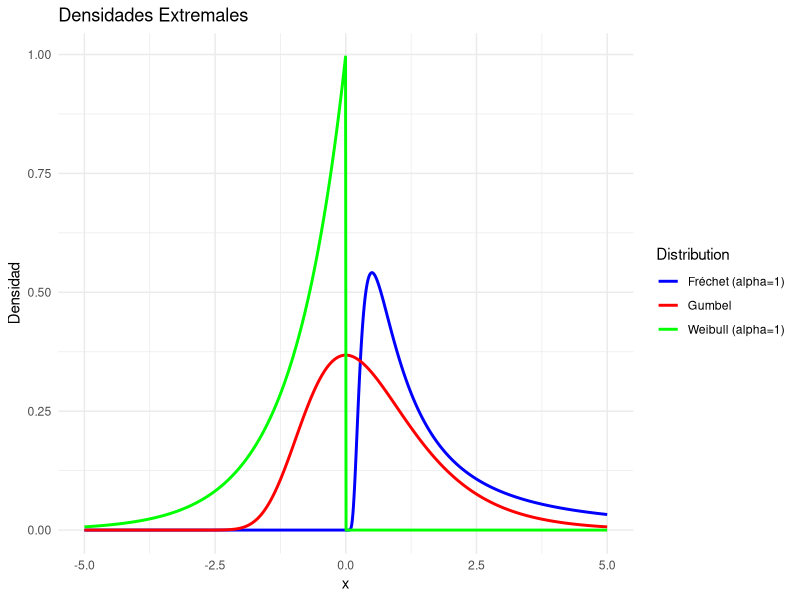
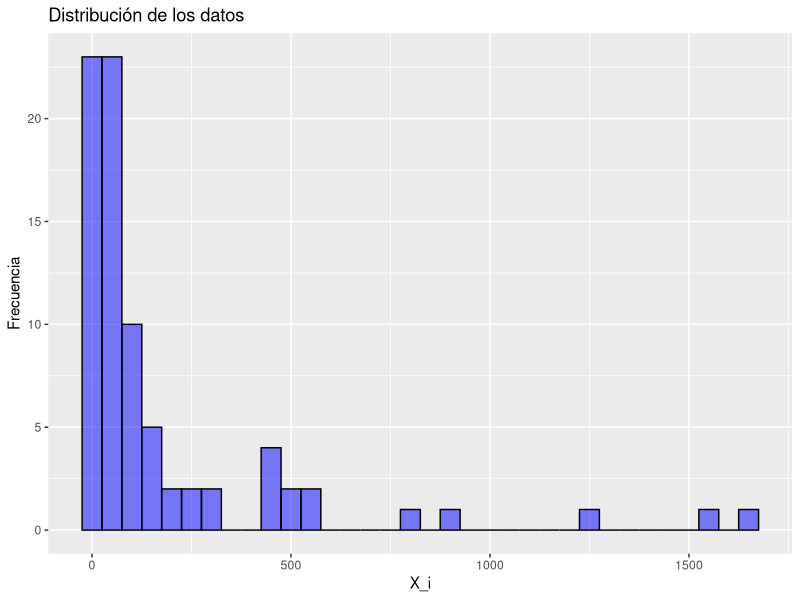
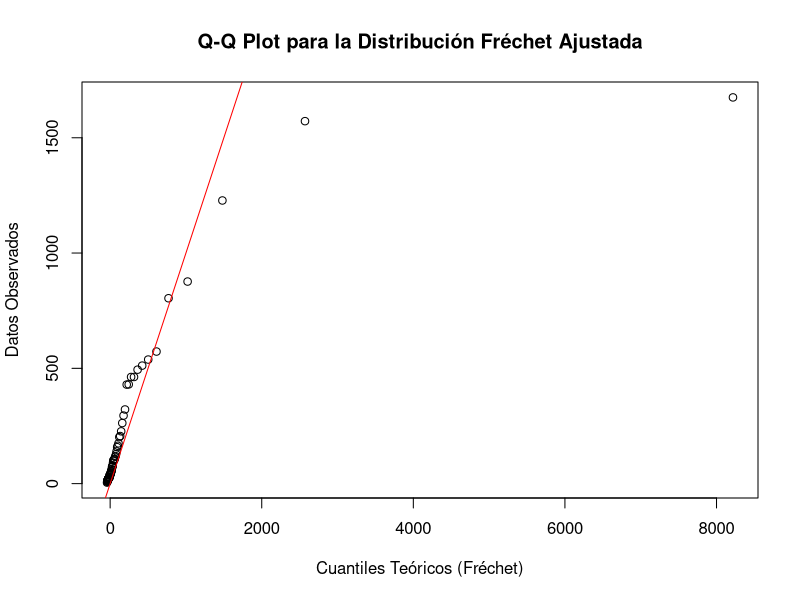
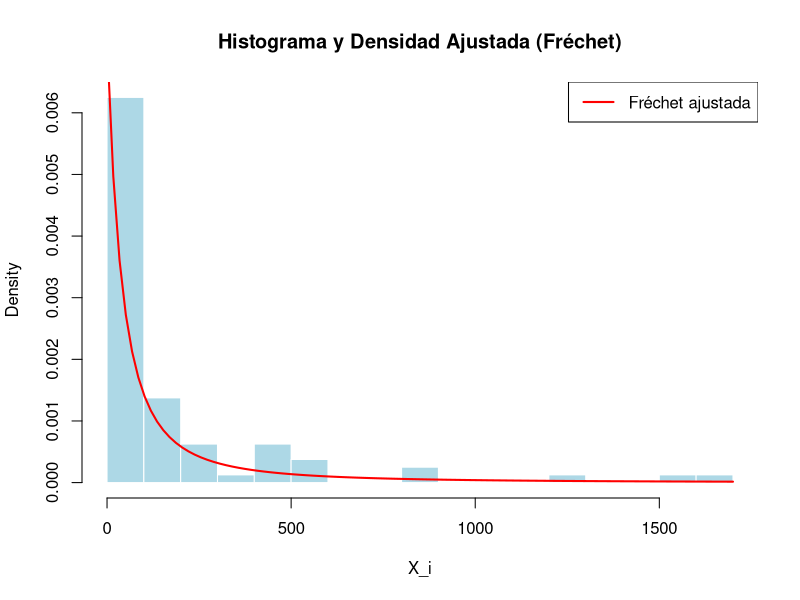
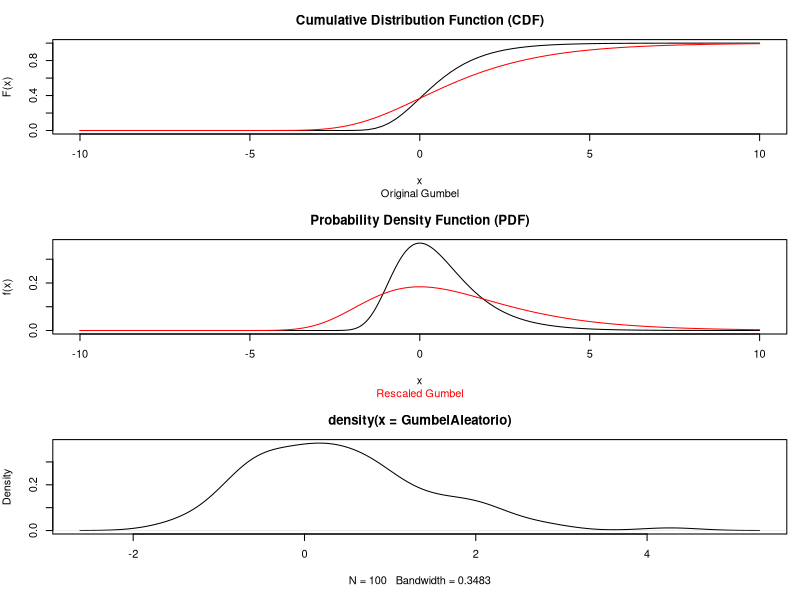
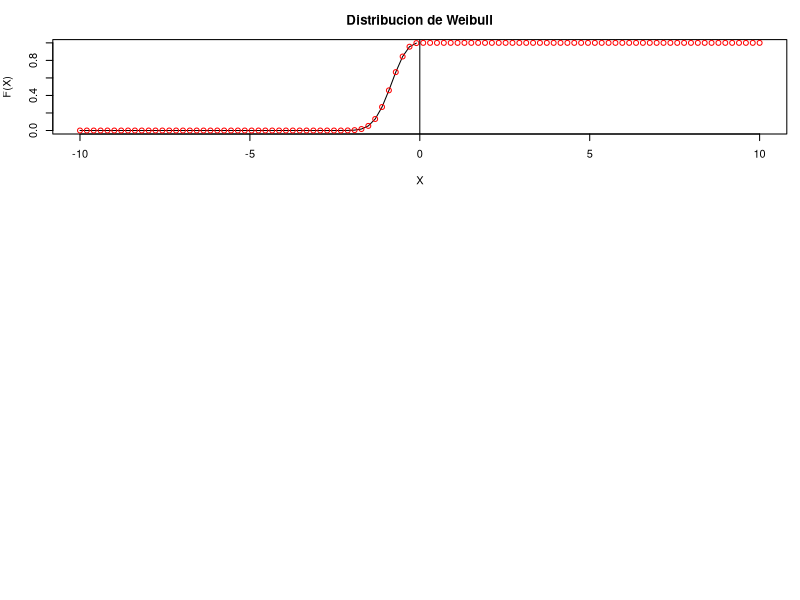
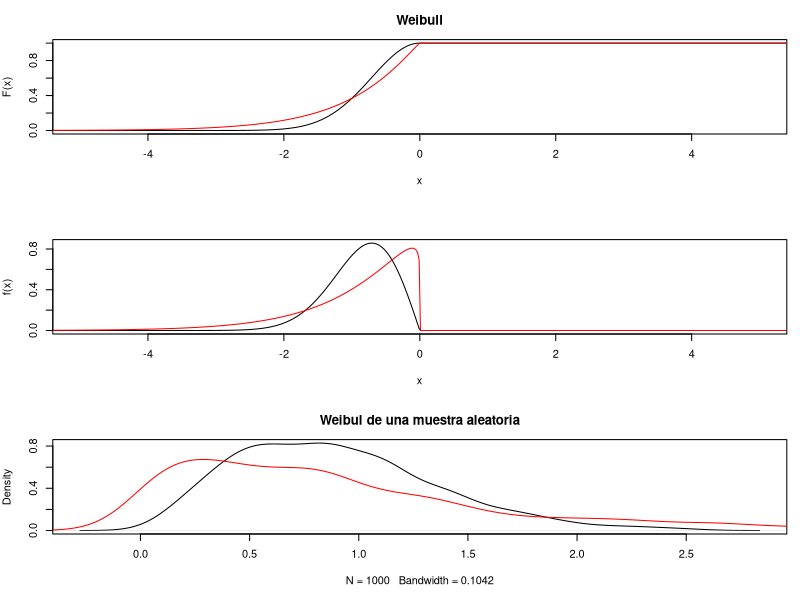
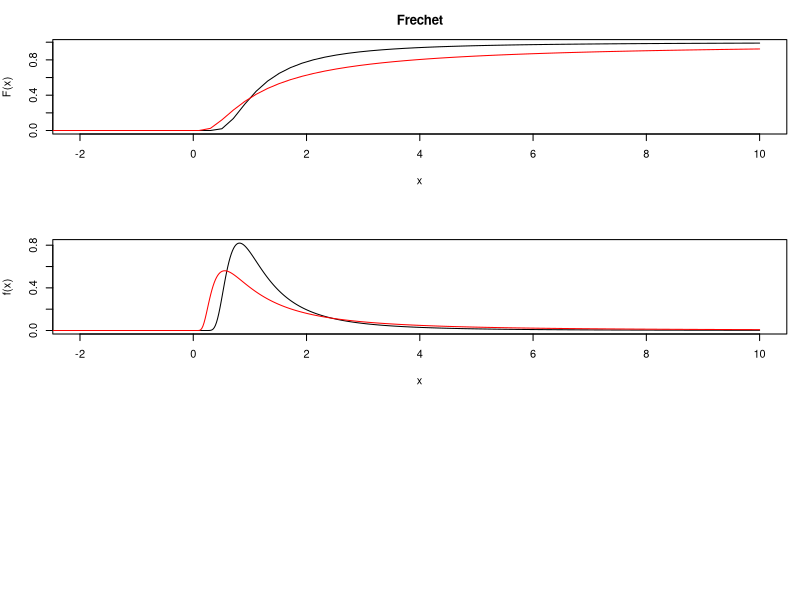

Recreate these plots in R, in order.
## ---- chunk 1
library(evd)
library(ggplot2)
## ---- chunk 2
# Load necessary package
library(ggplot2)

# Define the range of x values, ensuring negative values are included
x_gumbel <- seq(-5, 5, length.out = 1000)
x_weibull <- seq(-5, 5, length.out = 1000)  
x_frechet <- seq(-5, 5, length.out = 1000)  # Extended to include negative values

# Define the PDFs based on given formulas
gumbel_pdf <- function(x) exp(-x) * exp(-exp(-x))
weibull_pdf <- function(x, alpha = 1) ifelse(x < 0, alpha * (-x)^(alpha - 1) * exp(-(-x)^alpha), 0)
frechet_pdf <- function(x, alpha = 1) ifelse(x > 0, alpha * x^(-alpha - 1) * exp(-x^(-alpha)), 0)  # Explicitly defined for x ≤ 0

# Compute PDFs
gumbel_vals <- gumbel_pdf(x_gumbel)
weibull_vals <- weibull_pdf(x_weibull, alpha = 1)  # Order 1
frechet_vals <- frechet_pdf(x_frechet, alpha = 1)  # Order 1

# Create data frames for ggplot
df_gumbel <- data.frame(x = x_gumbel, y = gumbel_vals, Distribution = "Gumbel")
df_weibull <- data.frame(x = x_weibull, y = weibull_vals, Distribution = "Weibull (alpha=1)")
df_frechet <- data.frame(x = x_frechet, y = frechet_vals, Distribution = "Fréchet (alpha=1)")

# Combine all data
df <- rbind(df_gumbel, df_weibull, df_frechet)

# Plot using ggplot2
ggplot(df, aes(x, y, color = Distribution)) +
  geom_line(size = 1) +
  labs(title = "Densidades Extremales",
       x = "x", y = "Densidad") +
  theme_minimal() +
  scale_color_manual(values = c("blue", "red", "green"))
## ---- chunk 3
# Fijar semilla para reproducibilidad
set.seed(123)

# Definir parámetros
mu <- 0       # Centro
beta <- 1     # Escala
gamma <- 0.5772156649  # Constante de Euler-Mascheroni

# Número de simulaciones
n <- 1000

# Generar 1000 valores de una variable uniforme en (0,1)
U <- runif(n)

# Simular la variable Gumbel con parámetros (mu, beta)
X_gumbel <- mu - beta * log(-log(U))

# Calcular estadísticas
esperanza <- mu + beta * gamma
moda <- mu
mediana_teorica <- mu - beta * log(log(2))
desviacion_std_teorica <- beta * pi / sqrt(6)

# Calcular estadísticas empíricas
promedio_empirico <- mean(X_gumbel)
desviacion_std_empirica <- sd(X_gumbel)
mediana_empirica <- median(X_gumbel)
## ---- chunk 4
# Mostrar resultados teóricos
cat("----- Resultados teóricos: ----- \n")
cat("Esperanza teórica:", esperanza, "\n")
cat("Moda teórica:", moda, "\n")
cat("Mediana teórica:", mediana_teorica, "\n")
cat("Desviación estándar teórica:", desviacion_std_teorica, "\n\n")

# Mostrar resultados empíricos
cat("----- Resultados empíricos (simulación con n =", n, "): -----\n")
cat("Promedio empírico:", promedio_empirico, "\n")
cat("Desviación estándar empírica:", desviacion_std_empirica, "\n")
cat("Mediana empírica:", mediana_empirica, "\n")
## ---- chunk 5
data <- data.frame(
#  i = 1:80,
  X_i = c(430.3, 115.7, 4.48, 26.95, 72.27, 206.4, 22.79, 25.03, 226.8, 11.1,
        1572, 100, 104.5, 37.1, 20.22, 106.9, 47.2, 62.82, 39.3, 18.52,
        41.47, 429.5, 1228, 127.6, 9.93, 90.4, 201.7, 295.1, 20.62, 20.58,
        13.27, 538.1, 804, 321.6, 16.11, 22.05, 100.2, 40.76, 262.7, 19.32,
        7.79, 58.02, 28.02, 18.38, 13.12, 572.8, 44.46, 40.72, 25.07, 24.07,
        511.8, 38.12, 15.86, 75.48, 24.09, 119.4, 174.7, 104.7, 140, 79.67,
        158, 25.46, 462.5, 35.53, 876.4, 462.5, 53.47, 23.59, 38.77, 494.2,
        164.2, 52.06, 54.13, 15.53, 29, 14.35, 1675, 15.01, 72.07, 22.99))
## ---- chunk 6
print("Primeros 6 datos:")
head(data)
## ---- chunk 7
print('Cálculo de estadísticos básicos')
summary(data$X_i)
## ---- chunk 8
# Cargar librería necesaria para el Runs Test
library(tseries)  

# Crear una secuencia de diferencias consecutivas
differences <- diff(data$X_i)

# Convertir en una secuencia de signos (+1 si aumenta, -1 si disminuye)
runs_sequence <- ifelse(differences > 0, 1, -1)

# Aplicar Runs Test correctamente
runs_test_result <- runs.test(as.factor(runs_sequence))
print(runs_test_result)
## ---- chunk 9
# Asegurar que data$Xi sea un vector numérico
data$X_i <- as.numeric(data$X_i)

# Test de correlación de Spearman (comparando con los índices)
spearman_test_result <- cor.test(data$X_i, seq_along(data$X_i), method = "spearman")

# Mostrar resultado
print(spearman_test_result)
## ---- chunk 10
# Histograma de los datos
ggplot(data, aes(x = X_i)) +
  geom_histogram(binwidth = 50, fill = "blue", alpha = 0.5, color = "black") +
  labs(title = "Distribución de los datos", x = "X_i", y = "Frecuencia")
## ---- chunk 11
# Parámetros del libro
loc_libro <- -6.5    # μ
scale_libro <- 44     # β
shape_libro <- 1.04   # α (parámetro de forma positivo, Fréchet)

# Cálculo de la probabilidad de exceder el valor 50
prob_excede_50 <- 1 - pgev(50, loc = loc_libro, scale = scale_libro, shape = shape_libro)

# Mostrar la probabilidad de excedencia
print(paste("Probabilidad de excedencia del nivel 50:", round(prob_excede_50, 4)))

## ---- chunk 12
# Proporción empírica de excedencia del nivel 50
prop_empirica <- mean(data$X_i > 50)
print(paste("Proporción empírica de excedencia del nivel 50:", round(prop_empirica, 4)))

# Intervalo de confianza para la proporción empírica
prop_ci <- prop.test(sum(data$X_i > 50), length(data$X_i))$conf.int
print(paste("Intervalo de confianza al 95%:", round(prop_ci[1], 3), "-", round(prop_ci[2], 3)))
## ---- chunk 13
print(paste("Probabilidad de excedencia del nivel 50:", round(prob_excede_50, 4)))

## ---- chunk 14
# Parámetros del libro
loc_libro <- -6.5    # μ
scale_libro <- 44     # β
shape_libro <- 1.04   # α (parámetro de forma positivo, Fréchet)

# Cálculo de la probabilidad de exceder el valor 50
prob_excede_50 <- 1 - pgev(50, loc = loc_libro, scale = scale_libro, shape = shape_libro)
print(paste("Probabilidad de excedencia del nivel 50:", round(prob_excede_50, 4)))

## ---- chunk 15
# Parámetros del libro
loc_libro <- -6.5    # μ
scale_libro <- 44     # β
shape_libro <- 1.04   # α (parámetro de forma positivo, Fréchet)

# Definir intervalos usando los quintiles empíricos
breaks <- quantile(data$X_i, probs = seq(0, 1, length.out = 6))  # 5 intervalos

# Calcular las frecuencias observadas en cada intervalo
observed_counts <- hist(data$X_i, breaks = breaks, plot = FALSE)$counts

# Calcular las probabilidades teóricas en cada intervalo usando la distribución Fréchet ajustada
probs <- diff(pgev(breaks, loc = loc_libro, scale = scale_libro, shape = shape_libro))

# Convertir probabilidades en frecuencias esperadas
expected_counts <- probs * length(data$X_i)

# Realizar el test de ajuste Chi-cuadrado
chi_sq_test <- chisq.test(observed_counts, p = probs, rescale.p = TRUE)

# Mostrar los resultados del test
print("Resultados del test Chi-cuadrado con los parámetros del libro:")
print(chi_sq_test)
## ---- chunk 16
# Comparar gráficamente con un Q-Q plot
theoretical_quantiles <- qgev(ppoints(length(data$X_i)), 
                              loc = loc_libro, 
                              scale = scale_libro, 
                              shape = shape_libro)

# Gráfico Q-Q
qqplot(theoretical_quantiles, sort(data$X_i), 
       main = "Q-Q Plot para la Distribución Fréchet Ajustada",
       xlab = "Cuantiles Teóricos (Fréchet)",
       ylab = "Datos Observados")
abline(0, 1, col = "red")
## ---- chunk 17
# Histograma con la curva de densidad ajustada
hist(data$X_i, breaks = 20, prob = TRUE, main = "Histograma y Densidad Ajustada (Fréchet)",
     xlab = "X_i", col = "lightblue", border = "white")
curve(dgev(x, loc = loc_libro, scale = scale_libro, shape = shape_libro), 
      add = TRUE, col = "red", lwd = 2)
legend("topright", legend = "Fréchet ajustada", col = "red", lwd = 2)

## ---- chunk 18
# Define the sequence of x values
x_aux <- seq(-10, 10, length = 1000)

# Set up the plotting layout
par(mfrow = c(3, 1), mar = c(5, 4, 3, 1))

# Plot the cumulative distribution function (CDF) of the Gumbel distribution
plot(seq(-10, 10, length = 100), pgumbel(q = seq(-10, 10, length = 100), loc = 0, scale = 1), 
     xlim = c(-10, 10), type = "l", ylab = "F(x)", xlab = "x", main = "Cumulative Distribution Function (CDF)")
lines(seq(-10, 10, length = 100), pgumbel(q = seq(-10, 10, length = 100), loc = 0, scale = 2), col = "red")
title(main ="", sub = "Original Gumbel")

# Plot the probability density function (PDF) of the Gumbel distribution
plot(x_aux, dgumbel(x = x_aux, loc = 0, scale = 1, log = FALSE), xlim = c(-10, 10), type = "l", 
     ylab = "f(x)", xlab = "x", main = "Probability Density Function (PDF)")
lines(x_aux, dgumbel(x = x_aux, loc = 0, scale = 2, log = FALSE), col = "red")
title(main = "")

# Add subtitles to each plot
title(main = "", sub = "Rescaled Gumbel", col.main = "red", col.sub = "red")
## ---- chunk 19
# Podemos simular 100 datos aleatorios de una distribución Gumbel
GumbelAleatorio<-rgumbel(100)
plot(density(GumbelAleatorio))
## ---- chunk 20
-digamma(1) # Constante de Euler-Mascheroni
## ---- chunk 21
mean(rgumbel(1000))
## ---- chunk 22
sd(rgumbel(1000))
## ---- chunk 23
x_aux<-seq(-10, 10, length=100)
alpha<- 2.6 # definimos un alfa cualquiera (>0)
plot(x_aux, exp(-(-x_aux)^alpha), type="l", log="", ylab="F(X)", xlab="X", main="Distribucion de Weibull") # recordemos que la definimos para X<0, luego vale 1
points(x_aux, 1-pweibull(-x_aux, shape=alpha, scale=1), col="red")
abline(v=0)
## ---- chunk 24
#Veamos ahora la forma de un par de distribuciones cambiando el parámetro de orden (α
#), que en la función pweibull de R se nombra como shape y que define el orden de la distribución.
x_aux<- seq(-10,10, length=1000)
par(mfrow=c(3,1), mar=c(5,4,3,1))
plot(x_aux, 1-pweibull(q=-x_aux, shape=2, scale=1) ,xlim=c(-5,5), type="l", ylab="F(x)", xlab="x", main="Weibull")
lines(x_aux, 1-pweibull(q=-x_aux, shape=1.1, scale=1), col="red")

plot(x_aux, dweibull(x=-x_aux, shape=2, scale=1, log = FALSE) ,xlim=c(-5,5), type="l", ylab="f(x)", xlab="x")
lines(x_aux, dweibull(x=-x_aux, shape=1.1, scale=1, log = FALSE), col="red")
## ---- chunk 25
#
randomWeibull1<-rweibull(1000, shape=2)
randomWeibull2<-rweibull(1000, shape=1.1)

plot(density(randomWeibull1), main="Weibul de una muestra aleatoria")
lines(density(randomWeibull2),col="red")
## ---- chunk 26
x_aux<- seq(-10,10, length=1000)

par(mfrow=c(3,1), mar=c(5,4,3,1))
plot(seq(-10,10,length=100), pfrechet(q=seq(-10,10,length=100), shape=2, scale=1) ,xlim=c(-2,10), type="l", ylab="F(x)", xlab="x", main="Frechet")
lines(seq(-10,10,length=100), pfrechet(q=seq(-10,10,length=100), shape=1.1, scale=1),col= "red")

plot(x_aux, dfrechet(x=x_aux, shape=2, scale=1, log = FALSE) ,xlim=c(-2,10), type="l", ylab="f(x)", xlab="x")
lines(x_aux, dfrechet(x=x_aux, shape=1.1, scale=1, log = FALSE), col="red")
## ---- chunk 27
# faltan datos, ya los pedí
## ---- chunk 28
#datos
